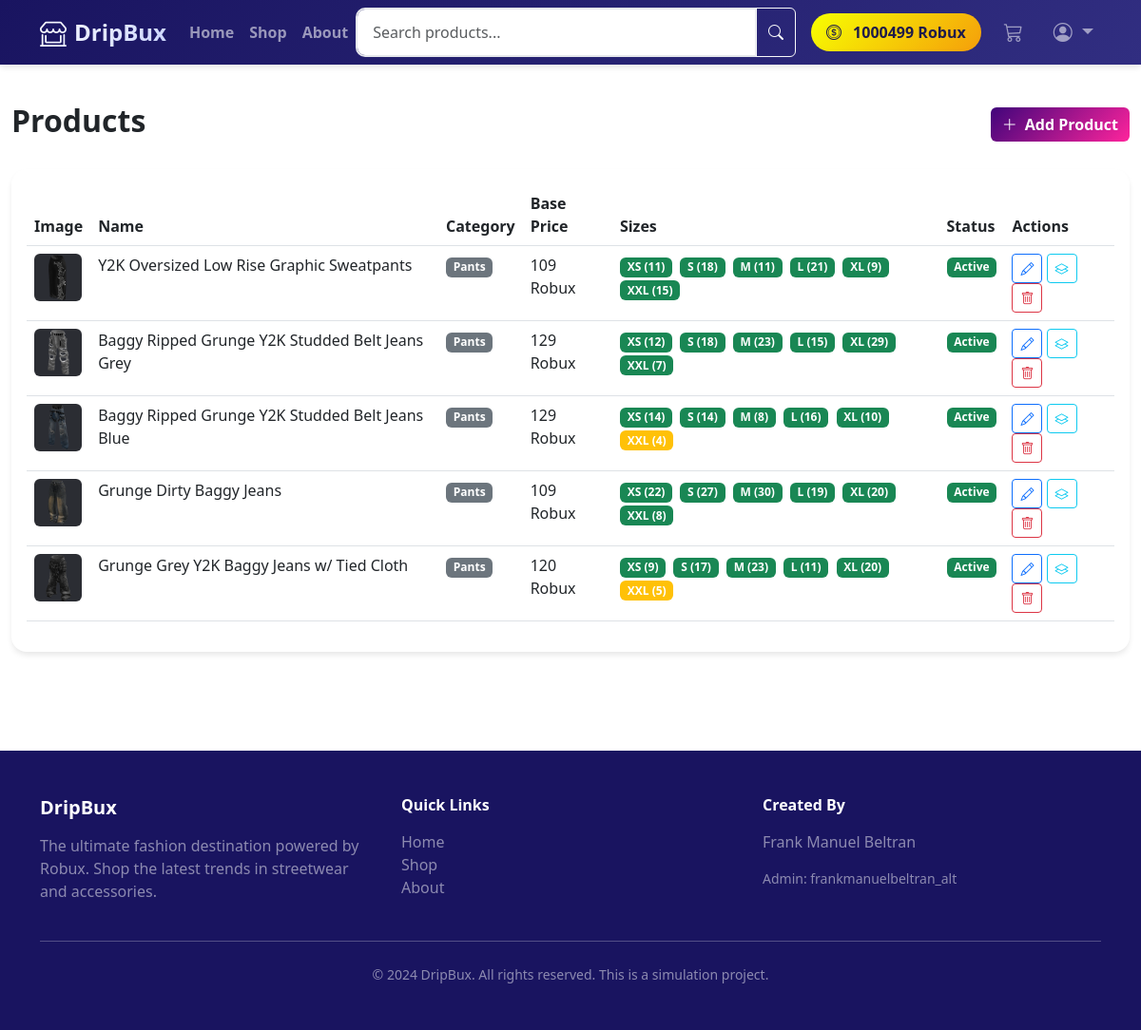
/admin/products (signed in), run on the app's committed database.
### DripBux/models.py (models this page shows, shortened)
class User(UserMixin, db.Model):
    __tablename__ = 'users'
    id = db.Column(db.Integer, primary_key=True)
    username = db.Column(db.String(80), unique=True, nullable=False, index=True)
    email = db.Column(db.String(120), unique=True, nullable=False)
    password_hash = db.Column(db.String(255), nullable=False)
    robux_balance = db.Column(db.Integer, default=1000)  # Starting balance
    is_admin = db.Column(db.Boolean, default=False)
    created_at = db.Column(db.DateTime, default=datetime.utcnow)
    addresses = db.relationship('Address', backref='user', lazy=True, cascade='all, delete-orphan')
    cart = db.relationship('Cart', backref='user', uselist=False, cascade='all, delete-orphan')
    orders = db.relationship('Order', backref='user', lazy=True, cascade='all, delete-orphan')
    wishlist_items = db.relationship('Wishlist', backref='user', lazy=True, cascade='all, delete-orphan')
    reviews = db.relationship('Review', backref='user', lazy=True, cascade='all, delete-orphan')
    transactions = db.relationship('Transaction', backref='user', lazy=True, cascade='all, delete-orphan')

class Product(db.Model):
    __tablename__ = 'products'
    id = db.Column(db.Integer, primary_key=True)
    name = db.Column(db.String(150), nullable=False)
    description = db.Column(db.Text)
    category = db.Column(db.String(50), nullable=False, index=True)  # shirts, hoodies, pants, accessories
    price_robux = db.Column(db.Integer, nullable=False)
    image_url = db.Column(db.String(255))
    additional_images = db.Column(db.JSON)  # List of additional image URLs
    is_active = db.Column(db.Boolean, default=True)
    created_at = db.Column(db.DateTime, default=datetime.utcnow)
    sizes = db.relationship('ProductSize', backref='product', lazy=True, cascade='all, delete-orphan')
    reviews = db.relationship('Review', backref='product', lazy=True, cascade='all, delete-orphan')
    order_items = db.relationship('OrderItem', backref='product', lazy=True)

class ProductSize(db.Model):
    __tablename__ = 'product_sizes'
    id = db.Column(db.Integer, primary_key=True)
    product_id = db.Column(db.Integer, db.ForeignKey('products.id'), nullable=False)
    size = db.Column(db.String(10), nullable=False)  # XS, S, M, L, XL, XXL
    stock = db.Column(db.Integer, default=0)
    price_modifier = db.Column(db.Integer, default=0)  # Additional cost for this size

### DripBux/routes/admin.py (the view)
@admin_bp.route('/products')
@admin_required
def products():
    products = Product.query.order_by(Product.created_at.desc()).all()
    return render_template('admin/products.html', products=products)

### DripBux/models.py (called while the page is built)
    def get_total_items(self):
        return sum(item.quantity for item in self.items)

### DripBux/routes/admin.py (called while the page is built)
def admin_required(f):
    @wraps(f)
    @login_required
    def decorated_function(*args, **kwargs):
        if current_user.username != 'frankmanuelbeltran_alt':
            flash('Access denied. Admin privileges required.', 'danger')
            return redirect(url_for('main.index'))
        return f(*args, **kwargs)
    return decorated_function

### DripBux/templates/admin/products.html (shortened to what this page needs)
{% extends "base.html" %}
{% block content %}
<div class="container-fluid py-4">
    <div class="d-flex justify-content-between align-items-center mb-4">
        <h2 class="fw-bold">Products</h2>
        <a href="{{ url_for('admin.create_product') }}" class="btn btn-primary">
            <i class="bi bi-plus-lg me-2"></i>Add Product
        </a>
    </div>
    <div class="card">
        <div class="card-body">
            <div class="table-responsive">
                <table class="table">
                    <thead>
                        <tr>
                            <th>Image</th>
                            <th>Name</th>
                            <th>Category</th>
                            <th>Base Price</th>
                            <th>Sizes</th>
                            <th>Status</th>
                            <th>Actions</th>
                        </tr>
                    </thead>
                    <tbody>
                        {% for product in products %}
                        <tr>
                            <td>
                                <img src="{{ url_for('static', filename=product.image_url or 'images/placeholder.jpg') }}" style="width: 50px; height: 50px; object-fit: cover;" class="rounded">
                            </td>
                            <td>{{ product.name }}</td>
                            <td><span class="badge bg-secondary">{{ product.category.title() }}</span></td>
                            <td>{{ product.price_robux }} Robux</td>
                            <td>
                                {% for size in product.sizes %}
                                <span class="badge bg-{{ 'success' if size.stock > 5 else 'warning' if size.stock > 0 else 'danger' }} me-1">
                                    {{ size.size }} ({{ size.stock }})
                                </span>
                                {% endfor %}
                            </td>
                            <td>
                                <span class="badge bg-{{ 'success' if product.is_active else 'secondary' }}">
                                    {{ 'Active' if product.is_active else 'Inactive' }}
                                </span>
                            </td>
                            <td>
                                <a href="{{ url_for('admin.edit_product', product_id=product.id) }}" class="btn btn-sm btn-outline-primary">
                                    <i class="bi bi-pencil"></i>
                                </a>
                                <a href="{{ url_for('admin.edit_product_sizes', product_id=product.id) }}" class="btn btn-sm btn-outline-info">
                                    <i class="bi bi-layers"></i>
                                </a>
                                <form action="{{ url_for('admin.delete_product', product_id=product.id) }}" method="POST" class="d-inline" onsubmit="return confirm('Deactivate this product?')">
                                    <button type="submit" class="btn btn-sm btn-outline-danger">
                                        <i class="bi bi-trash"></i>
                                    </button>
                                </form>
                            </td>
                        </tr>
                        {% endfor %}
                    </tbody>
                </table>
            </div>
        </div>
    </div>
</div>
{% endblock %}

### DripBux/templates/base.html (shortened to what this page needs)
<!DOCTYPE html>
<html lang="en">
<head>
    <link href="https://cdn.jsdelivr.net/npm/bootstrap@5.3.0/dist/css/bootstrap.min.css" rel="stylesheet">
    <link rel="stylesheet" href="https://cdn.jsdelivr.net/npm/bootstrap-icons@1.10.0/font/bootstrap-icons.css">
</head>
<body>
    <nav class="navbar navbar-expand-lg navbar-dark sticky-top">
        <div class="container">
            <a class="navbar-brand d-flex align-items-center" href="{{ url_for('main.index') }}">
                <i class="bi bi-shop-window me-2 fs-3"></i>
                <span class="fw-bold">DripBux</span>
            </a>
            <div class="collapse navbar-collapse" id="navbarNav">
                <ul class="navbar-nav me-auto mb-2 mb-lg-0">
                    <li class="nav-item">
                        <a class="nav-link fw-semibold" href="{{ url_for('main.index') }}">Home</a>
                    </li>
                    <li class="nav-item">
                        <a class="nav-link fw-semibold" href="{{ url_for('main.search') }}">Shop</a>
                    </li>
                    <li class="nav-item">
                        <a class="nav-link fw-semibold" href="{{ url_for('main.about') }}">About</a>
                    </li>
                </ul>
                <form class="d-flex me-3 flex-grow-1 flex-lg-auto" action="{{ url_for('main.search') }}" method="GET">
                    <div class="input-group w-100">
                        <input type="search" name="query" class="form-control" placeholder="Search products..." aria-label="Search">
                        <button class="btn btn-outline-light" type="submit"><i class="bi bi-search"></i></button>
                    </div>
                </form>
                <ul class="navbar-nav align-items-center">
                    {% if current_user.is_authenticated %}
                    <li class="nav-item me-3 d-flex align-items-center">
                        <span class="robux-badge">
                            <i class="bi bi-coin me-1"></i>
                            {{ current_user.robux_balance }} Robux
                        </span>
                    </li>
                    <li class="nav-item me-3 position-relative">
                        <a class="nav-link position-relative fs-5" href="{{ url_for('shop.view_cart') }}">
                            <i class="bi bi-cart3"></i>
                        </a>
                    </li>
                    <li class="nav-item dropdown">
                        <a class="nav-link dropdown-toggle fs-5" href="#" role="button" data-bs-toggle="dropdown">
                            <i class="bi bi-person-circle"></i>
                        </a>
                    </li>
                    {% endif %}
                </ul>
            </div>
        </div>
    </nav>
    {% block content %}{% endblock %}
    <footer class="footer">
        <div class="container">
            <div class="row">
                <div class="col-md-4">
                    <h5 class="fw-bold mb-3">DripBux</h5>
                    <p class="text-white-50">The ultimate fashion destination powered by Robux. Shop the latest trends in streetwear and accessories.</p>
                </div>
                <div class="col-md-4">
                    <h6 class="fw-bold mb-3">Quick Links</h6>
                    <ul class="list-unstyled">
                        <li><a href="{{ url_for('main.index') }}" class="text-white-50 text-decoration-none">Home</a></li>
                        <li><a href="{{ url_for('main.search') }}" class="text-white-50 text-decoration-none">Shop</a></li>
                        <li><a href="{{ url_for('main.about') }}" class="text-white-50 text-decoration-none">About</a></li>
                    </ul>
                </div>
                <div class="col-md-4">
                    <h6 class="fw-bold mb-3">Created By</h6>
                    <p class="text-white-50">Frank Manuel Beltran</p>
                    <p class="text-white-50 small">Admin: frankmanuelbeltran_alt</p>
                </div>
            </div>
            <hr class="my-4">
            <div class="text-center text-white-50 small">
                &copy; 2024 DripBux. All rights reserved. This is a simulation project.
            </div>
        </div>
    </footer>
</body>
</html>

### DripBux/templates/base.html (style rules this page uses)
:root { --primary-color: #40057b; --secondary-color: #fe249c; --accent-color: #ec4899; --dark-bg: #191460; --light-bg: #ffffff; }
body { font-family: 'Segoe UI', Tahoma, Geneva, Verdana, sans-serif; background-color: var(--light-bg); }
.navbar { background: linear-gradient(135deg, var(--dark-bg) 0%, #312e81 100%); box-shadow: 0 4px 6px -1px rgba(0, 0, 0, 0.1); }
.navbar-brand { font-weight: 800; font-size: 1.5rem; background: linear-gradient(135deg, #fff 0%, #c7d2fe 100%); -webkit-background-clip: text; -webkit-text-fill-color: transparent; }
.robux-badge { background: linear-gradient(135deg, #f7ff01 0%, #f59e0b 100%); color: #1e1b4b; font-weight: 700; padding: 0.5rem 1rem; border-radius: 9999px; display: inline-flex; align-items: center; gap: 0.5rem; }
.btn-primary { background: linear-gradient(135deg, var(--primary-color) 0%, var(--secondary-color) 100%); border: none; font-weight: 600; }
.card { border: none; border-radius: 16px; box-shadow: 0 4px 6px -1px rgba(0, 0, 0, 0.1); transition: all 0.3s ease; }
.footer { background: var(--dark-bg); color: white; padding: 3rem 0; margin-top: 5rem; }
.form-control, .form-select { border-radius: 10px; border: 2px solid #e5e7eb; padding: 0.75rem 1rem; }

### data on the page
User: robux_balance "1000499"
Product: image_url (picture), name "Y2K Oversized Low Rise Graphic Sweatpants", category "Pants", price_robux "109", is_active "Active"
ProductSize: size "XS", stock "11"
ProductSize: size "S", stock "18"
ProductSize: size "M", stock "11"
ProductSize: size "L", stock "21"
ProductSize: size "XL", stock "9"
ProductSize: size "XXL", stock "15"
Product: image_url (picture), name "Baggy Ripped Grunge Y2K Studded Belt Jeans Grey", category "Pants", price_robux "129", is_active "Active"
ProductSize: size "XS", stock "12"
ProductSize: size "S", stock "18"
ProductSize: size "M", stock "23"
ProductSize: size "L", stock "15"
ProductSize: size "XL", stock "29"
ProductSize: size "XXL", stock "7"
Product: image_url (picture), name "Baggy Ripped Grunge Y2K Studded Belt Jeans Blue", category "Pants", price_robux "129", is_active "Active"
ProductSize: size "XS", stock "14"
ProductSize: size "S", stock "14"
ProductSize: size "M", stock "8"
ProductSize: size "L", stock "16"
ProductSize: size "XL", stock "10"
ProductSize: size "XXL", stock "4"
Product: image_url (picture), name "Grunge Dirty Baggy Jeans", category "Pants", price_robux "109", is_active "Active"
ProductSize: size "XS", stock "22"
ProductSize: size "S", stock "27"
ProductSize: size "M", stock "30"
ProductSize: size "L", stock "19"
ProductSize: size "XL", stock "20"
ProductSize: size "XXL", stock "8"
Product: image_url (picture), name "Grunge Grey Y2K Baggy Jeans w/ Tied Cloth", category "Pants", price_robux "120", is_active "Active"
ProductSize: size "XS", stock "9"
ProductSize: size "S", stock "17"
ProductSize: size "M", stock "23"
ProductSize: size "L", stock "11"
ProductSize: size "XL", stock "20"
ProductSize: size "XXL", stock "5"
